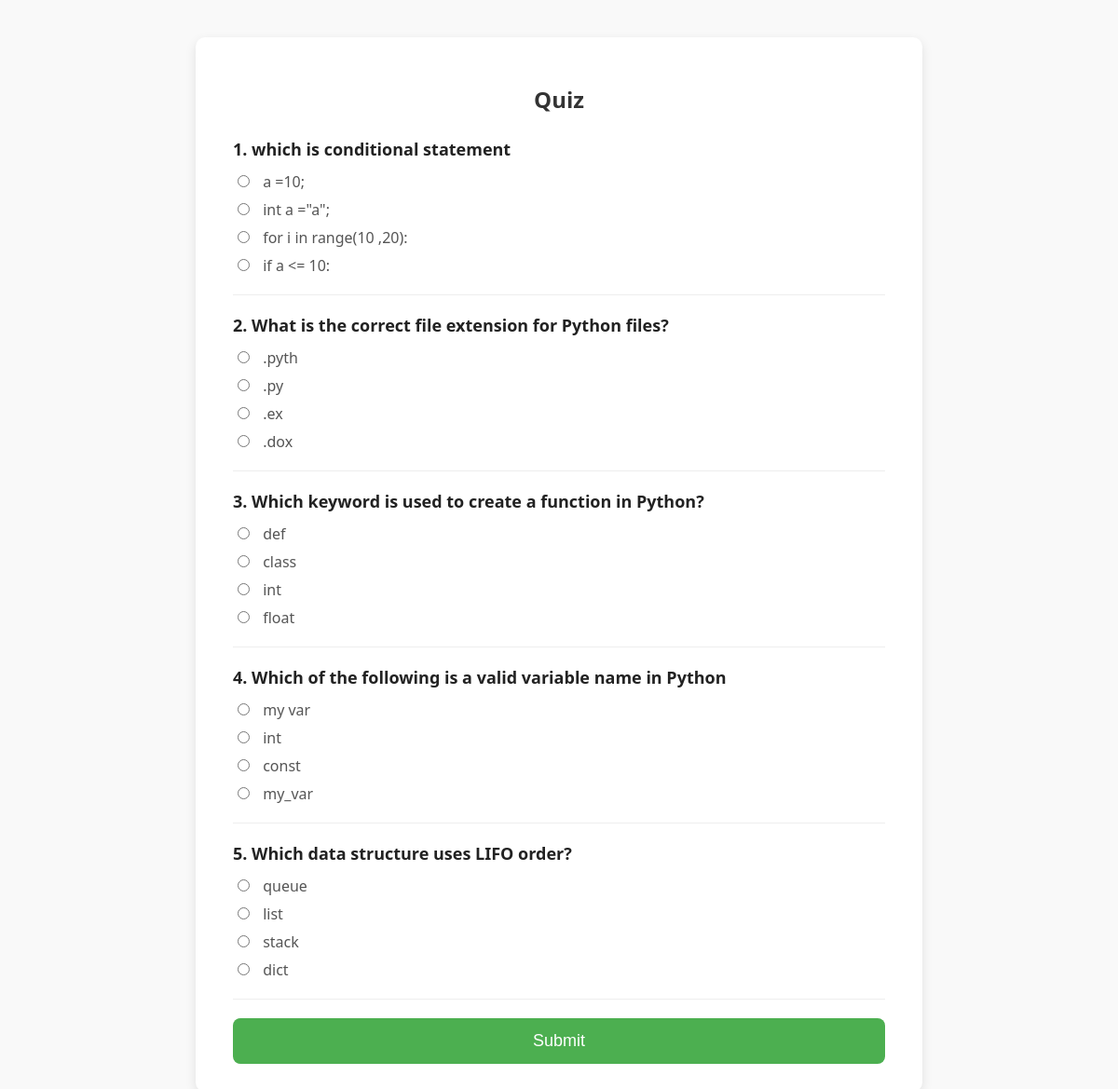
Page /quiz/4 on the committed database.
### quizapp/models.py (models this page shows, shortened)
class questions(models.Model):
    question = models.CharField(max_length=1000)
    option1 = models.CharField(max_length=1000)
    option2 = models.CharField(max_length=1000)
    option3 = models.CharField(max_length=1000)
    option4 = models.CharField(max_length=1000)
    category = models.ForeignKey(category, on_delete=models.CASCADE)
    answer_option = [('a', 'option1'),('b', 'option2'),('c', 'option3'),('d', 'option4')]
    answer = models.CharField(max_length=100 , choices = answer_option, default='none')

### quizapp/views.py (the view, shortened to what this page needs)
# urls.py: path('quiz/<int:id>',views.quiz,name='quiz'),
def quiz(request , id):
    obj = get_object_or_404(category, id=id)
    question = questions.objects.filter(category=obj)
    return render(request, 'quiz.html', {'questions': question})

### quizapp/templates/quiz.html (shortened to what this page needs)
<!DOCTYPE html>
<html>
<head>
</head>
<body>
    <form method="POST">
        <h2>Quiz</h2>
        {% for q in questions %}
            <div>
                <p><strong>{{ forloop.counter }}. {{ q.question }}</strong></p>
                <label><input type="radio" name="{{ q.id }}" value="{{ q.option1 }}" required> {{ q.option1 }}</label>
                <label><input type="radio" name="{{ q.id }}" value="{{ q.option2 }}"> {{ q.option2 }}</label>
                <label><input type="radio" name="{{ q.id }}" value="{{ q.option3 }}"> {{ q.option3 }}</label>
                <label><input type="radio" name="{{ q.id }}" value="{{ q.option4 }}"> {{ q.option4 }}</label>
            </div>
            <hr>
        {% endfor %}
        <button type="submit">Submit</button>
    </form>
</body>
</html>

### quizapp/templates/quiz.html (style rules this page uses)
body { font-family: 'Segoe UI', Tahoma, Geneva, Verdana, sans-serif; background-color: #f9f9f9; margin: 0; padding: 40px 20px; display: flex; justify-content: center; }
form { background: white; padding: 30px 40px; border-radius: 10px; box-shadow: 0 4px 12px rgba(0,0,0,0.1); max-width: 700px; width: 100%; }
h2 { text-align: center; color: #333; margin-bottom: 25px; }
div { margin-bottom: 20px; }
p { font-size: 18px; margin-bottom: 12px; color: #222; }
label { display: block; margin-bottom: 8px; font-size: 16px; cursor: pointer; color: #555; transition: color 0.3s ease; }
input[type="radio"] { margin-right: 10px; accent-color: #4CAF50; cursor: pointer; }
hr { border: none; border-top: 1px solid #eee; margin: 20px 0; }
button { display: block; width: 100%; padding: 14px; font-size: 18px; background-color: #4CAF50; border: none; border-radius: 8px; color: white; cursor: pointer; transition: background-color 0.3s ease; }

### rows in the picture
questions: question "which is conditional statement", option1 "a =10;", option2 "int a =\"a\";", option3 "for i in range(10 ,20):", option4 "if a <= 10:"
questions: question "What is the correct file extension for Python files?", option1 ".pyth", option2 ".py", option3 ".ex", option4 ".dox"
questions: question "Which keyword is used to create a function in Python?", option1 "def", option2 "class", option3 "int", option4 "float"
questions: question "Which of the following is a valid variable name in Python", option1 "my var", option2 "int", option3 "const", option4 "my_var"
questions: question "Which data structure uses LIFO order?", option1 "queue", option2 "list", option3 "stack", option4 "dict"
